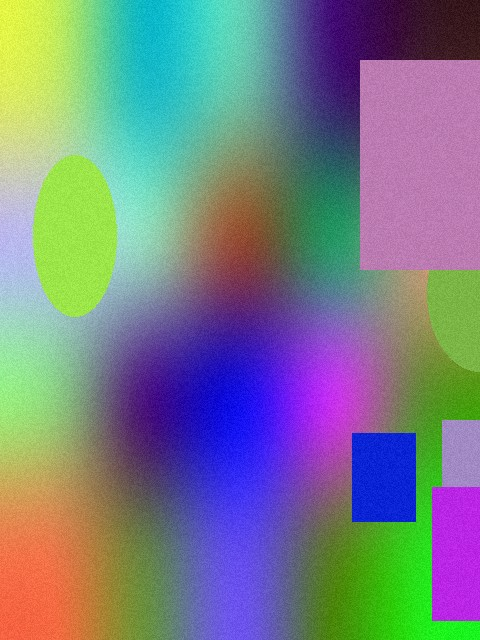
#> input picture auto-tests/synthetic-images/image_02.jpg, 480 x 640 px
$ python generate.py
#> lines starting #> are read from the running program, lines starting #| are printed output that depends on the picture
from __future__ import annotations

import json
import shutil
from pathlib import Path

from PIL import Image, ImageEnhance, ImageFilter


ROOT = Path(__file__).resolve().parent
SOURCE_DIR = ROOT.parent / "synthetic-images"
INPUT_DIR = ROOT / "input"
OUTPUT_SEED_DIR = ROOT / "output_seed"
MANIFEST_PATH = ROOT / "manifest.json"
THRESHOLD = 10
SOURCE_FILES = [
    "image_02.jpg",
    "image_03.jpg",
    "image_04.jpg",
    "image_05.jpg",
    "image_06.jpg",
]


def dhash(image: Image.Image) -> int:
    resized = image.convert("L").resize((9, 8), Image.Resampling.BILINEAR)
    value = 0
    for y in range(8):
        for x in range(8):
            left = resized.getpixel((x, y))
            right = resized.getpixel((x + 1, y))
            if left > right:
                value |= 1 << (y * 8 + x)
    return value


def hamming_distance(a: int, b: int) -> int:
    return (a ^ b).bit_count()


def source_paths() -> list[Path]:
    paths = [SOURCE_DIR / name for name in SOURCE_FILES]
    missing = [path.name for path in paths if not path.exists()]
    if missing:
        raise RuntimeError(f"missing source files: {', '.join(missing)}")
    return paths


def candidate_variants(image: Image.Image) -> list[Image.Image]:
    width, height = image.size
    crop_x = max(2, width // 40)
    crop_y = max(2, height // 40)
    variants = []

    variants.append(
        image.crop((crop_x, crop_y, width - crop_x, height - crop_y)).resize(
            (width, height), Image.Resampling.LANCZOS
        )
    )
    variants.append(
        ImageEnhance.Brightness(image).enhance(1.06).filter(ImageFilter.GaussianBlur(radius=0.4))
    )
    variants.append(
        ImageEnhance.Contrast(image).enhance(1.08).resize(
            (max(32, width - 6), max(32, height - 6)), Image.Resampling.LANCZOS
        ).resize((width, height), Image.Resampling.LANCZOS)
    )
    variants.append(
        image.rotate(1.2, resample=Image.Resampling.BICUBIC, expand=False).filter(
            ImageFilter.UnsharpMask(radius=1, percent=70)
        )
    )
    return variants


def build_near_variant(source_path: Path) -> Image.Image:
    with Image.open(source_path) as image:
        base = image.convert("RGB")
        base_hash = dhash(base)
        for variant in candidate_variants(base):
            distance = hamming_distance(base_hash, dhash(variant))
            if 1 <= distance <= THRESHOLD:
                return variant
    raise RuntimeError(f"unable to build near variant within threshold for {source_path.name}")


def reset_output() -> None:
    for path in (INPUT_DIR, OUTPUT_SEED_DIR):
        if path.exists():
            shutil.rmtree(path)
        path.mkdir(parents=True, exist_ok=True)


def copy_file(source: Path, destination: Path) -> None:
    destination.parent.mkdir(parents=True, exist_ok=True)
    shutil.copy2(source, destination)


def write_corrupt_file(source: Path, destination: Path) -> None:
    raw = source.read_bytes()
    destination.write_bytes(raw[: max(64, len(raw) // 20)])


def main() -> None:
    if not SOURCE_DIR.exists():
        raise SystemExit(f"missing source directory: {SOURCE_DIR}")

    reset_output()
    anchor_a, anchor_b, anchor_c, anchor_d, anchor_e = source_paths()

    copy_file(anchor_a, INPUT_DIR / "group_a_original.jpg")
    copy_file(anchor_a, INPUT_DIR / "group_a_exact.jpg")
    build_near_variant(anchor_a).save(INPUT_DIR / "group_a_near.jpg", quality=92)
#> in build_near_variant, image is the input picture: PIL image 480x640 RGB; mean R, G, B 119.6, 126.9, 135.2
#> after the loop in dhash, `for y in range(8):`: value = 11461457706684989235
#> in candidate_variants, `width, height = image.size`: width = 480; height = 640
#> in candidate_variants, `crop_x = max(2, width // 40)`: crop_x = 12
#> in candidate_variants, `crop_y = max(2, height // 40)`: crop_y = 16
#> the loop in build_near_variant, `for variant in candidate_variants(base):` made 1 pass
#> distance on pass 1: 1
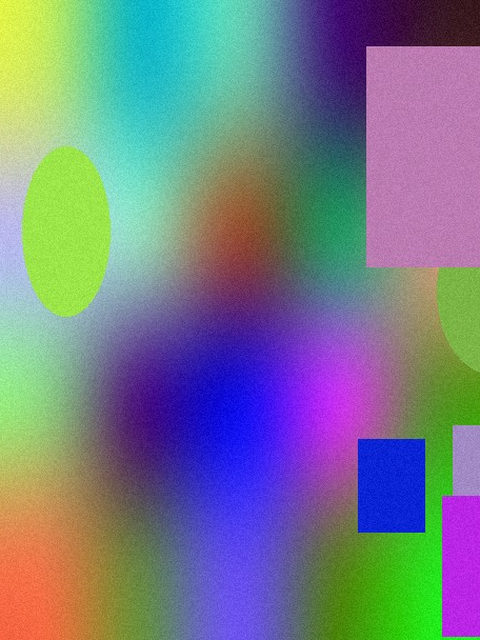
#> saved as group_a_near.jpg: PIL image 480x640 RGB; mean R, G, B 117.7, 125, 136.8

    copy_file(anchor_b, INPUT_DIR / "group_b_original.jpg")
    build_near_variant(anchor_b).save(INPUT_DIR / "group_b_near.jpg", quality=92)
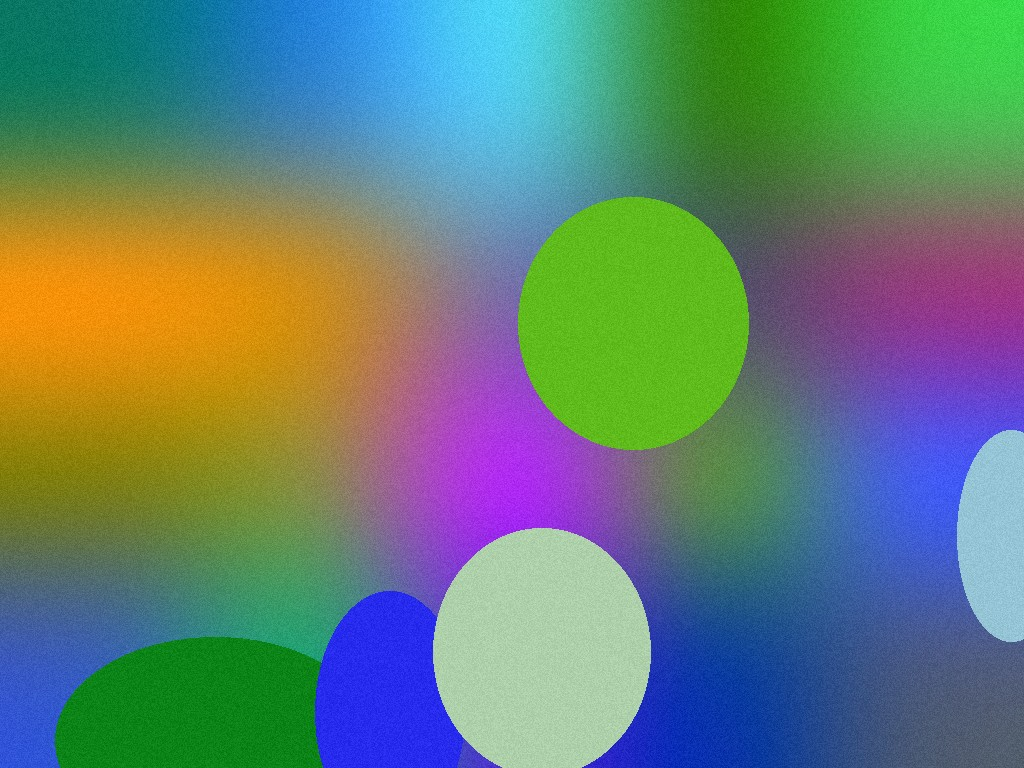
#> input picture auto-tests/synthetic-images/image_03.jpg, 1024 x 768 px
#> in build_near_variant, image is the input picture: PIL image 1024x768 RGB; mean R, G, B 99.9, 128.8, 115.3
#> in build_near_variant (call 2), `base_hash = dhash(base)`: base_hash = 3688576103892332592
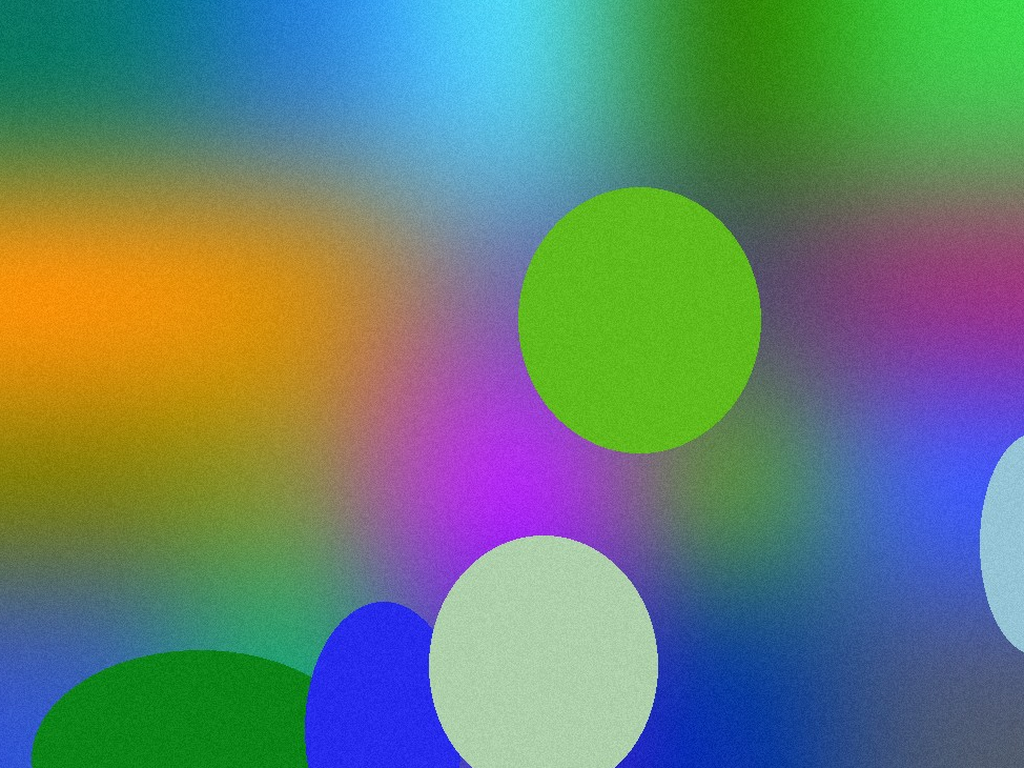
#> saved as group_b_near.jpg: PIL image 1024x768 RGB; mean R, G, B 102, 128.7, 114.5

    copy_file(anchor_c, INPUT_DIR / "distinct_c.jpg")
    copy_file(anchor_d, INPUT_DIR / "distinct_d.jpg")

    copy_file(anchor_e, INPUT_DIR / "existing_input.jpg")
    copy_file(anchor_e, OUTPUT_SEED_DIR / "existing_seed.jpg")

    write_corrupt_file(anchor_b, INPUT_DIR / "corrupt_input.jpg")

    manifest = {
        "similarity_threshold": THRESHOLD,
        "expected_hashed_images": 8,
        "expected_unique_after_existing_filter": 4,
        "expected_duplicate_images": 4,
        "expected_groups": [
            ["group_a_exact.jpg", "group_a_near.jpg", "group_a_original.jpg"],
            ["group_b_near.jpg", "group_b_original.jpg"],
            ["distinct_c.jpg"],
            ["distinct_d.jpg"],
            ["existing_input.jpg"],
        ],
        "expected_output_prefixes": ["group_a_", "group_b_", "distinct_c", "distinct_d"],
        "expected_warning_files": ["corrupt_input.jpg", "existing_input.jpg"],
    }
    MANIFEST_PATH.write_text(json.dumps(manifest, indent=2) + "\n", encoding="utf-8")


if __name__ == "__main__":
    main()
